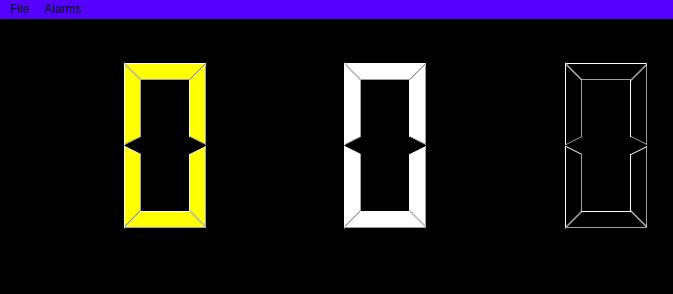
<?xml version="1.0" encoding="UTF-8"?>
<ui version="4.0">
 <class>MainWindow</class>
 <widget class="QMainWindow" name="MainWindow">
  <property name="geometry">
   <rect>
    <x>0</x>
    <y>0</y>
    <width>673</width>
    <height>294</height>
   </rect>
  </property>
  <property name="windowTitle">
   <string>mzAlarmy</string>
  </property>
  <property name="styleSheet">
   <string notr="true">background-color: rgb(0, 0, 0);</string>
  </property>
  <widget class="QWidget" name="centralwidget">
   <layout class="QGridLayout" name="gridLayout">
    <item row="0" column="0">
     <layout class="QHBoxLayout" name="horizontalLayout">
      <item>
       <widget class="QLCDNumber" name="hrsLabel">
        <property name="styleSheet">
         <string notr="true">color: rgb(255, 255, 0);</string>
        </property>
        <property name="digitCount">
         <number>2</number>
        </property>
        <property name="value" stdset="0">
         <double>0.000000000000000</double>
        </property>
        <property name="intValue" stdset="0">
         <number>0</number>
        </property>
       </widget>
      </item>
      <item>
       <widget class="QLCDNumber" name="minsLabel">
        <property name="styleSheet">
         <string notr="true">color: rgb(255, 255, 255);</string>
        </property>
        <property name="digitCount">
         <number>2</number>
        </property>
        <property name="value" stdset="0">
         <double>0.000000000000000</double>
        </property>
        <property name="intValue" stdset="0">
         <number>0</number>
        </property>
       </widget>
      </item>
      <item>
       <widget class="QLCDNumber" name="secsLabel">
        <property name="digitCount">
         <number>2</number>
        </property>
        <property name="value" stdset="0">
         <double>0.000000000000000</double>
        </property>
        <property name="intValue" stdset="0">
         <number>0</number>
        </property>
       </widget>
      </item>
     </layout>
    </item>
   </layout>
  </widget>
  <widget class="QMenuBar" name="menubar">
   <property name="geometry">
    <rect>
     <x>0</x>
     <y>0</y>
     <width>673</width>
     <height>26</height>
    </rect>
   </property>
   <property name="styleSheet">
    <string notr="true">color: rgb(0, 0, 0);
background-color: rgb(85, 0, 255);
selection-color: rgb(0, 0, 0);
selection-background-color: rgb(255, 255, 0);</string>
   </property>
   <widget class="QMenu" name="menuFile">
    <property name="title">
     <string>File</string>
    </property>
    <addaction name="actionSettings"/>
    <addaction name="separator"/>
    <addaction name="actionExit"/>
   </widget>
   <widget class="QMenu" name="menuAlarms">
    <property name="title">
     <string>Alarms</string>
    </property>
    <addaction name="actionSet_Alarms"/>
   </widget>
   <addaction name="menuFile"/>
   <addaction name="menuAlarms"/>
  </widget>
  <widget class="QStatusBar" name="statusbar"/>
  <action name="actionExit">
   <property name="text">
    <string>Exit</string>
   </property>
  </action>
  <action name="actionSettings">
   <property name="text">
    <string>Settings...</string>
   </property>
  </action>
  <action name="actionSet_Alarms">
   <property name="text">
    <string>Set Alarms</string>
   </property>
  </action>
 </widget>
 <resources/>
 <connections/>
</ui>
